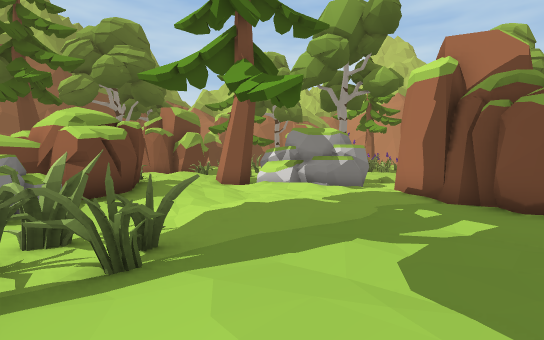
view 1 (above)

12 first-person views from a walk through a 3-D level made in the Unity game engine. The camera is 1.5 m above the floor, tilts 2° down and sees 85° across. The floor is counted in squares, 2 m on a side. Each view is taken from the middle of a square. On the plan, view 1 faces up. The plan holds only what a view shows up to about 10 squares ahead; the rest is blank. The place goes on beyond the plan. The player character is not drawn.

view 2
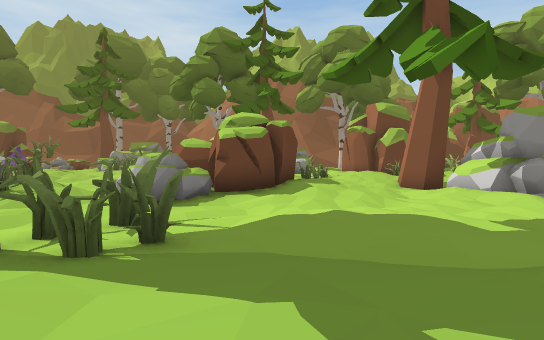

view 3
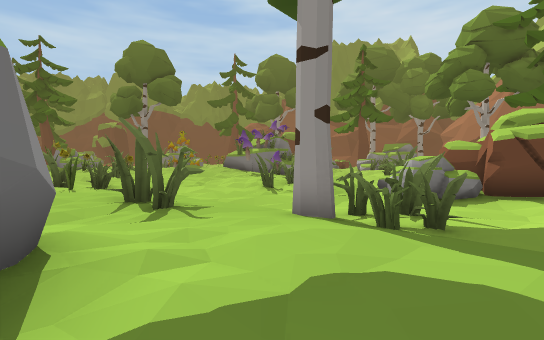

view 4
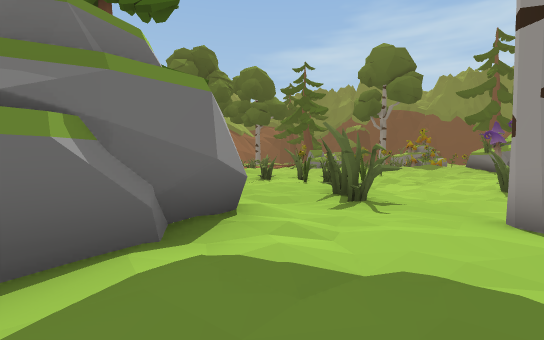

view 5
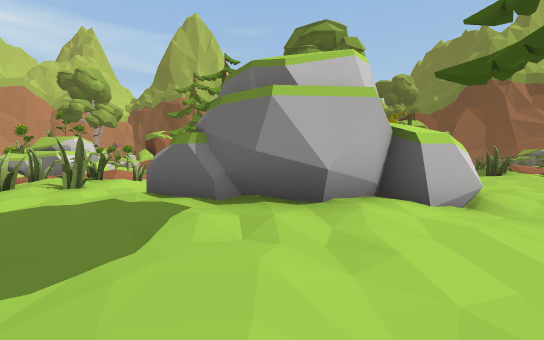

view 6
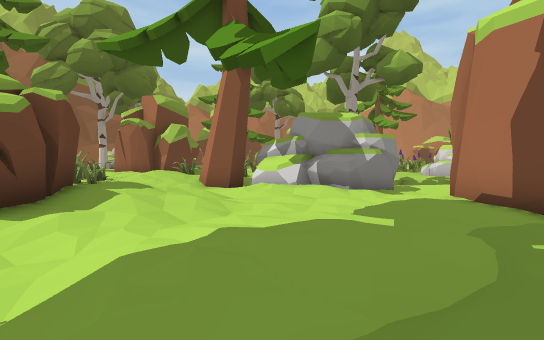

view 7
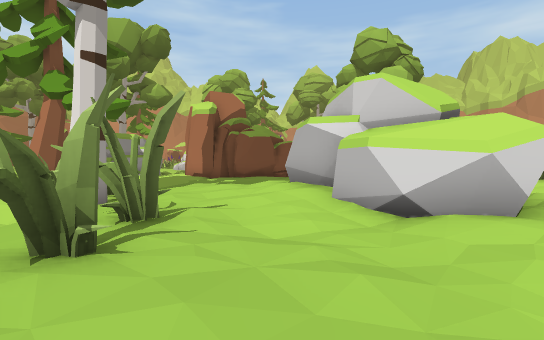

view 8
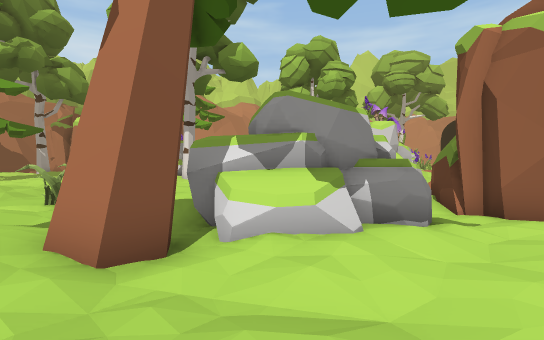

view 9
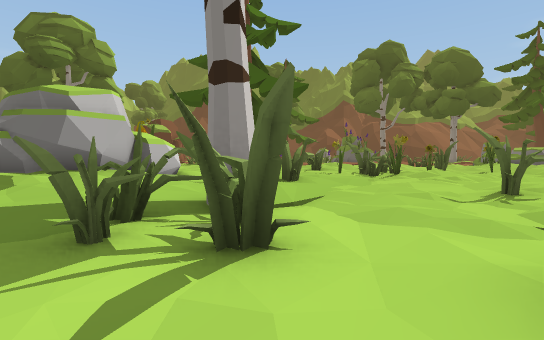

view 10
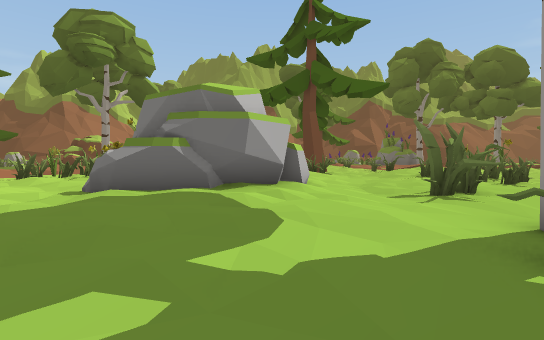

view 11
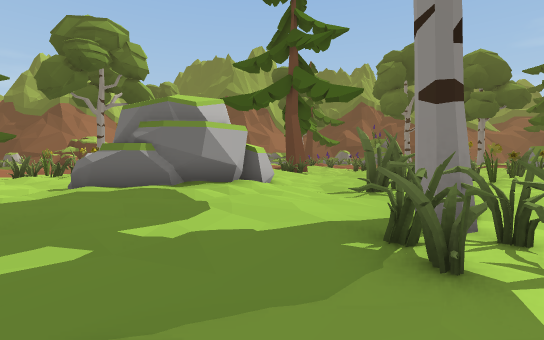

view 12
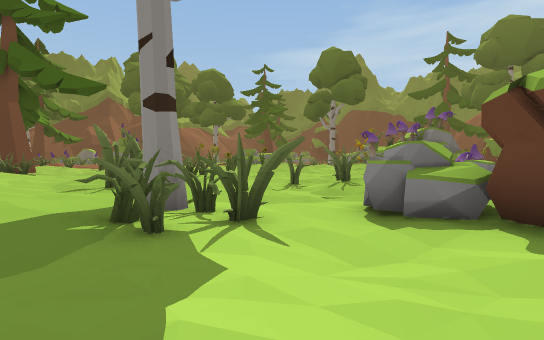

### Floor plan
Key: @ floor where view 1 was taken; # wall or solid block; x gap in a wall; . main floor; : floor 0.25 m higher than the main floor; - floor 0.25 m lower than the main floor; + floor 0.5 m higher than the main floor; * floor 0.75 m higher than the main floor; / step, stairs or slope; ^ raised ledge; R rock; O other object.
Columns run from 7 left of view 1 to 9 right of it. Each row starts with its distance up from view 1.
 19     ..O
 18     .OO
 17     ..O
 16     ::
 15     :.
 14     +..#
 13  O:+:###  ##-.
 12    ....####--.#
 11     :..:^##-###
 10      :......#
  9    #*:.....##
  8    #+:.....##
  7  ###:.......#
  6 RRR.-..::...#
  5 RRR.....:..##
  4 /-..O.....::
  3 :..-OOO.::.
  2 O..--#::::+:::O
  1 O..-..:+++++:OOO
  0 ......:@*###:OO
 -1 :...OO:+##  ::+
 -2 :..O:.:+#    .:
 -3 O.:::..##    +++
 -4 :O:::..##   :OO++
 -5  :O::.:+x   :+  O

Positions as (right, up) in squares from view 1, and headings:
1: (0, 0), facing up
2: (2, 2), facing up-left
3: (3, 1), facing left
4: (3, 2), facing down-left
5: (-1, 2), facing down-right
6: (0, 3), facing up
7: (-4, -5), facing up-right
8: (-3, 9), facing up-right
9: (-3, 6), facing down
10: (1, 5), facing down
11: (0, 6), facing down
12: (0, 7), facing down-left
